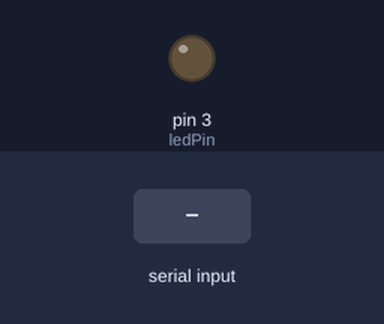
Bench run of a sketch on a simulated Arduino Uno, built with avr-gcc and run on an emulated ATmega328P. Shown: output pins drawn as LEDs (lit = HIGH). Inputs (shaded band) come from the test bench. What the sketch prints to the serial monitor is not drawn.

Above: at 1.2 s.
1.3 s: "?" received over Serial
Timing chart, 0 to 4.3 s (numbered marks = the images above; inputs shaded):
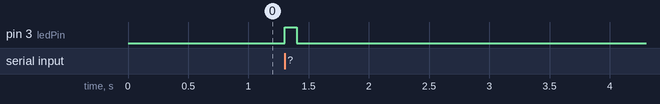

The sketch:

data_logger_fw.ino
```cpp
/*
 * Data logger firmware
 *
 * Simple demo program to show the capabilities of the Arduino Serial interface.
 * When a ? is sent to the Arduino, it will respond with `23.5`, which could,
 * e.g., be a temperature reading of a sensor.
 * Sending any other key does not trigger a response.
 *
 * Furthermore, if a response is set, an LED will blink once in order to
 * indicate that the Arduino has read it.
 */


const int ledPin = 3;  // pin where our LED is connected

float result = 23.5;  // the result to send back

void setup() {
  pinMode(ledPin, OUTPUT);
  Serial.begin(9600);  // initialize the serial interface. note the baud rate!
}

void blink_led() {
  // function to blink the LED for 100 ms
  digitalWrite(ledPin, HIGH);
  delay(100);
  digitalWrite(ledPin, LOW);
}

void loop() {

  char inByte;  // where to store the read data

  if (Serial.available() > 0) {  // Check if Serial data
    inByte = Serial.read();  // Read what is coming in

    if (inByte == '?') {  // if a question mark was sent...
      Serial.println(result);  // return the result
      blink_led();  // blink the LED
    }

  }

}
```

Measured:
- after the input at 1.3 s, pin 3 (ledPin): LOW → HIGH at once, → LOW 0.10 s later
